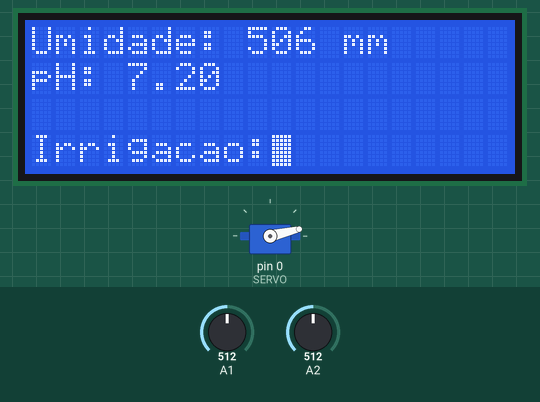
Recording of a sketch running on a simulated Arduino Uno, built with avr-gcc and run on an emulated ATmega328P. On the bench: 20×4 character LCD, servo. The inputs (shaded band) are chosen by the test bench; at power-on: A1 = 512, A2 = 512.

Above: at 3.2 s.
3.3 s: A1 set to 487
At 5.1 s:
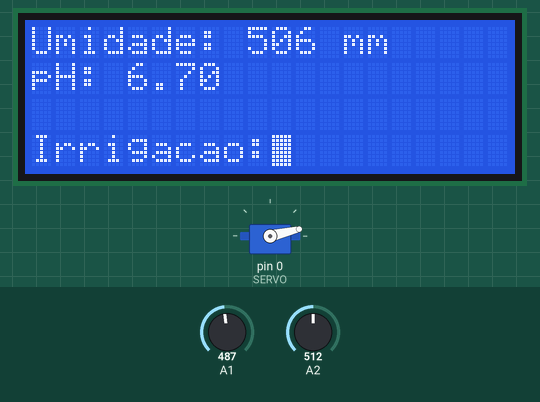
6.1 s: A1 set to 472
At 7.4 s:
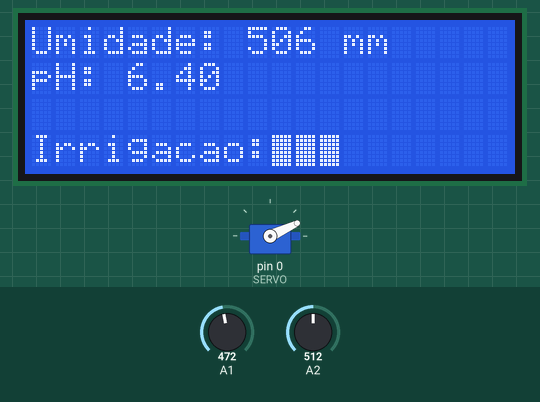
8.9 s: A2 set to 144
At 11.6 s:
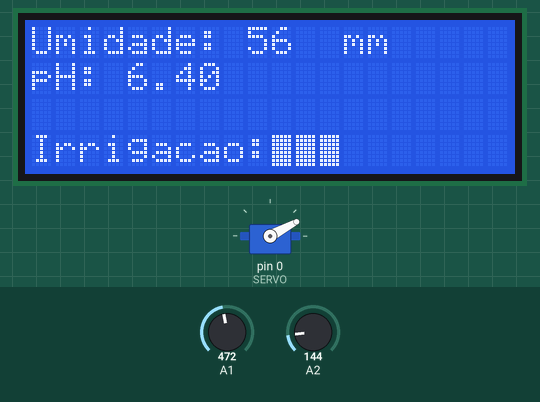
11.9 s: A2 set to 117
At 12.8 s:
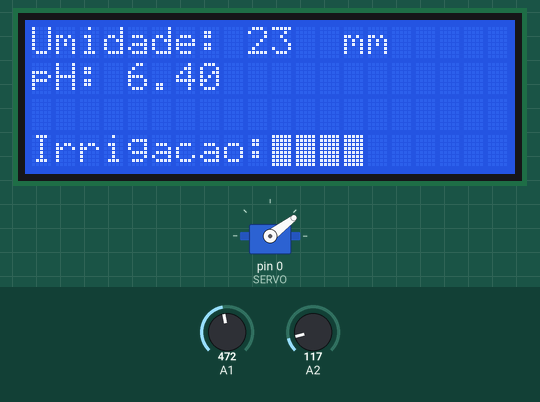
14.7 s: A1 set to 306
At 17.0 s:
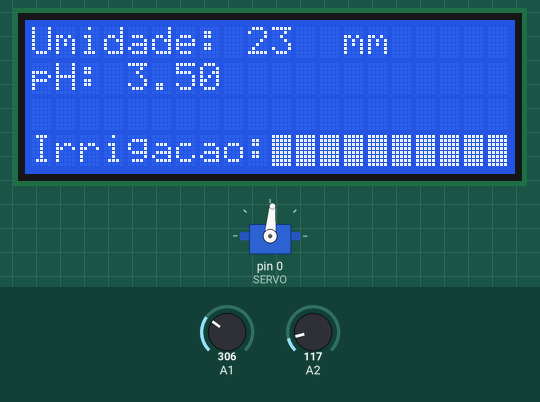
18.2 s: A2 set to 106
At 20.2 s:
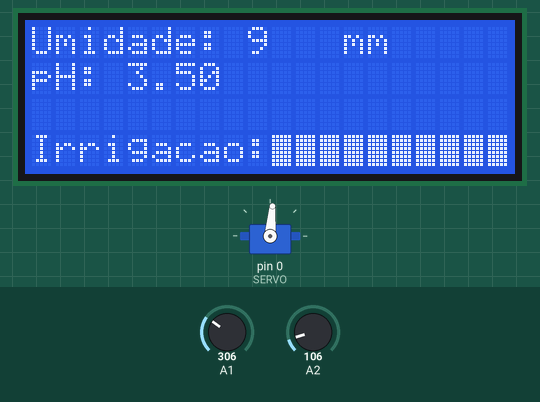
21.0 s: A2 set to 92
Timing chart, 0 to 24.4 s (numbered marks = the images above; inputs shaded):
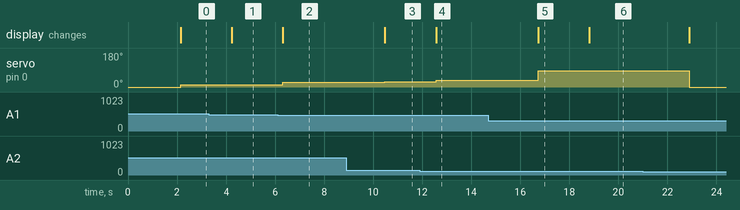

The sketch:

irrigacaoNutritiva.ino
```cpp
#include <Fuzzy.h>
#include <LiquidCrystal.h>
#include <Servo.h>

#define SERVO 0
#define ID_PH 1
#define ID_UMIDADE 2

/* LCD */
const int rs = 12, en = 11, d4 = 6, d5 = 4, d6 = 9, d7 = 2;
LiquidCrystal lcd(rs, en, d4, d5, d6, d7);

/* Variáveis Globais */
int ph, umidade, irrigacaoOutput, irrigAnt;
Servo s;
byte quadrado[8] = {
  0b11111,
  0b11111,
  0b11111,
  0b11111,
  0b11111,
  0b11111,
  0b11111,
  0b11111
};

Fuzzy *fuzzy = new Fuzzy();

/* PH (Input) */
FuzzySet *phLow = new FuzzySet(0, 0, 50, 55);
FuzzySet *phMed = new FuzzySet(45, 57, 60, 65);
FuzzySet *phHigh = new FuzzySet(60, 65, 140, 140);

/* Umidade (Input) */
FuzzySet *umLow = new FuzzySet(0, 100, 750, 800);
FuzzySet *umMed = new FuzzySet(740, 820, 875, 900);
FuzzySet *umHigh = new FuzzySet(865, 910, 1000, 1000);

/* Irrigação Nutritiva (Output) */
FuzzySet *minima = new FuzzySet(0, 0, 15, 35);
FuzzySet *media = new FuzzySet(40, 50, 60, 80);
FuzzySet *maxima = new FuzzySet(70, 80, 100, 100);

/* Define irrigação nutritiva no minimo */
FuzzyRuleConsequent* irrigacaoMinima() {
  FuzzyRuleConsequent *entaoIrrigacaoMinima = new FuzzyRuleConsequent();
  entaoIrrigacaoMinima->addOutput(minima);
  return entaoIrrigacaoMinima;
}

/* Define irrigação nutritiva no médio */
FuzzyRuleConsequent* irrigacaoMedia() {
  FuzzyRuleConsequent *entaoIrrigacaoMedia = new FuzzyRuleConsequent();
  entaoIrrigacaoMedia->addOutput(media);
  return entaoIrrigacaoMedia;
}

/* Define irrigação nutritiva no máximo */
FuzzyRuleConsequent* irrigacaoMaxima() {
  FuzzyRuleConsequent *entaoIrrigacaoMaxima = new FuzzyRuleConsequent();
  entaoIrrigacaoMaxima->addOutput(maxima);
  return entaoIrrigacaoMaxima;
}

/* Regra AND para comparar valores */
FuzzyRuleAntecedent* antecedentWithAND(FuzzySet *value1, FuzzySet *value2) {
  FuzzyRuleAntecedent *ifWithAND = new FuzzyRuleAntecedent();
  ifWithAND->joinWithAND(value1, value2);
  return ifWithAND;
}

void setup()
{
  /* Definir tamanho do LCD "20x4" */
  lcd.begin(20, 4);
  lcd.createChar(0, quadrado);

  s.attach(SERVO);
  s.write(0);

  Serial.begin(9600);
  delay(2000);

  /* Setup fuzzy */
  inicializaInputsOutputs();
  criaRegras();
}

void inicializaInputsOutputs() {
  /* Cria input de pH */
  FuzzyInput *ph = new FuzzyInput(ID_PH);
  ph->addFuzzySet(phLow);
  ph->addFuzzySet(phMed);
  ph->addFuzzySet(phHigh);
  fuzzy->addFuzzyInput(ph);

  /* Cria input de Umidade */
  FuzzyInput *umidade = new FuzzyInput(ID_UMIDADE);
  umidade->addFuzzySet(umLow);
  umidade->addFuzzySet(umMed);
  umidade->addFuzzySet(umHigh);
  fuzzy->addFuzzyInput(umidade);

  /* Cria output de Irrigacao */
  FuzzyOutput *irrigacao = new FuzzyOutput(1);
  irrigacao->addFuzzySet(minima);
  irrigacao->addFuzzySet(media);
  irrigacao->addFuzzySet(maxima);
  fuzzy->addFuzzyOutput(irrigacao);
}

void criaRegras() {
  /* Regras de funcionamento */
  FuzzyRule *fuzzyRule1 = new FuzzyRule(1, antecedentWithAND(phLow, umLow), irrigacaoMaxima());
  fuzzy->addFuzzyRule(fuzzyRule1);
  FuzzyRule *fuzzyRule2 = new FuzzyRule(2, antecedentWithAND(phLow, umMed), irrigacaoMedia());
  fuzzy->addFuzzyRule(fuzzyRule2);
  FuzzyRule *fuzzyRule3 = new FuzzyRule(3, antecedentWithAND(phLow, umHigh), irrigacaoMinima());
  fuzzy->addFuzzyRule(fuzzyRule3);
  FuzzyRule *fuzzyRule4 = new FuzzyRule(4, antecedentWithAND(phMed, umLow), irrigacaoMedia());
  fuzzy->addFuzzyRule(fuzzyRule4);
  FuzzyRule *fuzzyRule5 = new FuzzyRule(5, antecedentWithAND(phMed, umMed), irrigacaoMedia());
  fuzzy->addFuzzyRule(fuzzyRule5);
  FuzzyRule *fuzzyRule6 = new FuzzyRule(6, antecedentWithAND(phMed, umHigh), irrigacaoMinima());
  fuzzy->addFuzzyRule(fuzzyRule6);
  FuzzyRule *fuzzyRule7 = new FuzzyRule(7, antecedentWithAND(phHigh, umLow), irrigacaoMinima());
  fuzzy->addFuzzyRule(fuzzyRule7);
  FuzzyRule *fuzzyRule8 = new FuzzyRule(8, antecedentWithAND(phHigh, umMed), irrigacaoMinima());
  fuzzy->addFuzzyRule(fuzzyRule8);
  FuzzyRule *fuzzyRule9 = new FuzzyRule(9, antecedentWithAND(phHigh, umHigh), irrigacaoMinima());
  fuzzy->addFuzzyRule(fuzzyRule9);
}

void telaLCD() {
  /* Lógica para o LCD */
  lcd.clear();
  float phf = ph;
  lcd.setCursor(0, 0);
  lcd.print("Umidade: ");
  lcd.setCursor(9, 0);
  lcd.print(umidade);
  lcd.setCursor(13, 0);
  lcd.print("mm");
  lcd.setCursor(0, 1);
  lcd.print("pH: ");
  lcd.setCursor(4, 1);
  lcd.print(phf/10);
  lcd.setCursor(0, 3);
  lcd.print("Irrigacao:");
  for(int i = 0; i < irrigacaoOutput/8; i++) {
    lcd.setCursor(i+10, 3);
    lcd.write(byte(0));
  }
}

void leSensor() {
  /* Leitura de valores e map dos mesmos */
  ph = map(analogRead(A1), 0, 1023, -20 , 164);
  umidade = map(analogRead(A2), 0, 1023, -120, 1131);
}

void fuzzySetup() {
  /* Setup dos inputs Fuzzy */
  fuzzy->setInput(ID_PH, ph);
  fuzzy->setInput(ID_UMIDADE, umidade);

  fuzzy->fuzzify();

  irrigacaoOutput = fuzzy->defuzzify(1);
}

void iteracaoMotor() {
  /* Alterar velocidade do motor */
  if (irrigAnt != irrigacaoOutput) {
    s.write(irrigacaoOutput);
    irrigAnt = irrigacaoOutput;
  }
}

void loop()
{
  leSensor();
  fuzzySetup();
  iteracaoMotor();
  telaLCD();

  delay(2000);
}
```

Measured:
- the behaviour switches between 473 and 472 on A1 (found by bisection; images 1 and 2)
- the behaviour switches between 132 and 131 on A2 (found by bisection; images 3 and 4)
- after the input at 3.3 s, the display: changes after 0.93 s (image 1)
- after the input at 6.1 s, servo on pin 0 (SERVO): 13° → 25° after 0.21 s; the display: changes after 0.21 s (image 2)
- after the input at 8.9 s, servo on pin 0 (SERVO): 25° → 28° after 1.6 s; the display: changes after 1.6 s (image 3)
- after the input at 11.9 s, servo on pin 0 (SERVO): 28° → 37° after 0.66 s; the display: changes after 0.66 s (image 4)
- after the input at 14.7 s, servo on pin 0 (SERVO): 37° → 85° after 2.0 s; the display: changes after 2.0 s (image 5)
- after the input at 18.2 s, the display: changes after 0.60 s (image 6)
- after the input at 21.0 s, servo on pin 0 (SERVO): 85° → 0° after 1.9 s
